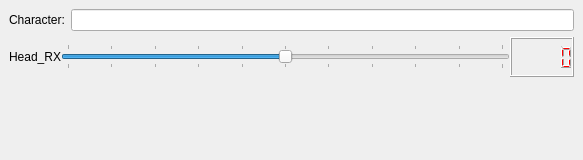
<?xml version="1.0" encoding="UTF-8"?>
<ui version="4.0">
 <class>Header_Shoulder_Ctrl</class>
 <widget class="QMainWindow" name="Header_Shoulder_Ctrl">
  <property name="geometry">
   <rect>
    <x>0</x>
    <y>0</y>
    <width>583</width>
    <height>160</height>
   </rect>
  </property>
  <property name="windowTitle">
   <string>MainWindow</string>
  </property>
  <widget class="QWidget" name="centralwidget">
   <layout class="QVBoxLayout" name="verticalLayout">
    <item>
     <layout class="QHBoxLayout" name="horizontalLayout">
      <item>
       <widget class="QLabel" name="label_4">
        <property name="text">
         <string>Character:</string>
        </property>
       </widget>
      </item>
      <item>
       <widget class="QLineEdit" name="lineEdit">
        <property name="readOnly">
         <bool>true</bool>
        </property>
       </widget>
      </item>
     </layout>
    </item>
    <item>
     <layout class="QGridLayout" name="gridLayout" rowstretch="0,0">
      <property name="spacing">
       <number>0</number>
      </property>
      <item row="1" column="0">
       <widget class="QLabel" name="label">
        <property name="minimumSize">
         <size>
          <width>0</width>
          <height>0</height>
         </size>
        </property>
        <property name="text">
         <string>Head_RX</string>
        </property>
       </widget>
      </item>
      <item row="1" column="2">
       <widget class="QLCDNumber" name="lcdNumber">
        <property name="minimumSize">
         <size>
          <width>0</width>
          <height>40</height>
         </size>
        </property>
        <property name="styleSheet">
         <string notr="true">color:rgb(255, 0, 0);</string>
        </property>
       </widget>
      </item>
      <item row="1" column="1">
       <widget class="QSlider" name="slider_h">
        <property name="minimumSize">
         <size>
          <width>0</width>
          <height>20</height>
         </size>
        </property>
        <property name="minimum">
         <number>-125</number>
        </property>
        <property name="maximum">
         <number>125</number>
        </property>
        <property name="value">
         <number>0</number>
        </property>
        <property name="orientation">
         <enum>Qt::Horizontal</enum>
        </property>
        <property name="invertedAppearance">
         <bool>false</bool>
        </property>
        <property name="invertedControls">
         <bool>false</bool>
        </property>
        <property name="tickPosition">
         <enum>QSlider::TicksBothSides</enum>
        </property>
        <property name="tickInterval">
         <number>25</number>
        </property>
       </widget>
      </item>
     </layout>
    </item>
    <item>
     <spacer name="verticalSpacer">
      <property name="orientation">
       <enum>Qt::Vertical</enum>
      </property>
      <property name="sizeHint" stdset="0">
       <size>
        <width>20</width>
        <height>40</height>
       </size>
      </property>
     </spacer>
    </item>
   </layout>
   <zorder>slider_h</zorder>
   <zorder>SSS_5</zorder>
   <zorder>SSS_6</zorder>
  </widget>
 </widget>
 <resources/>
 <connections/>
</ui>
